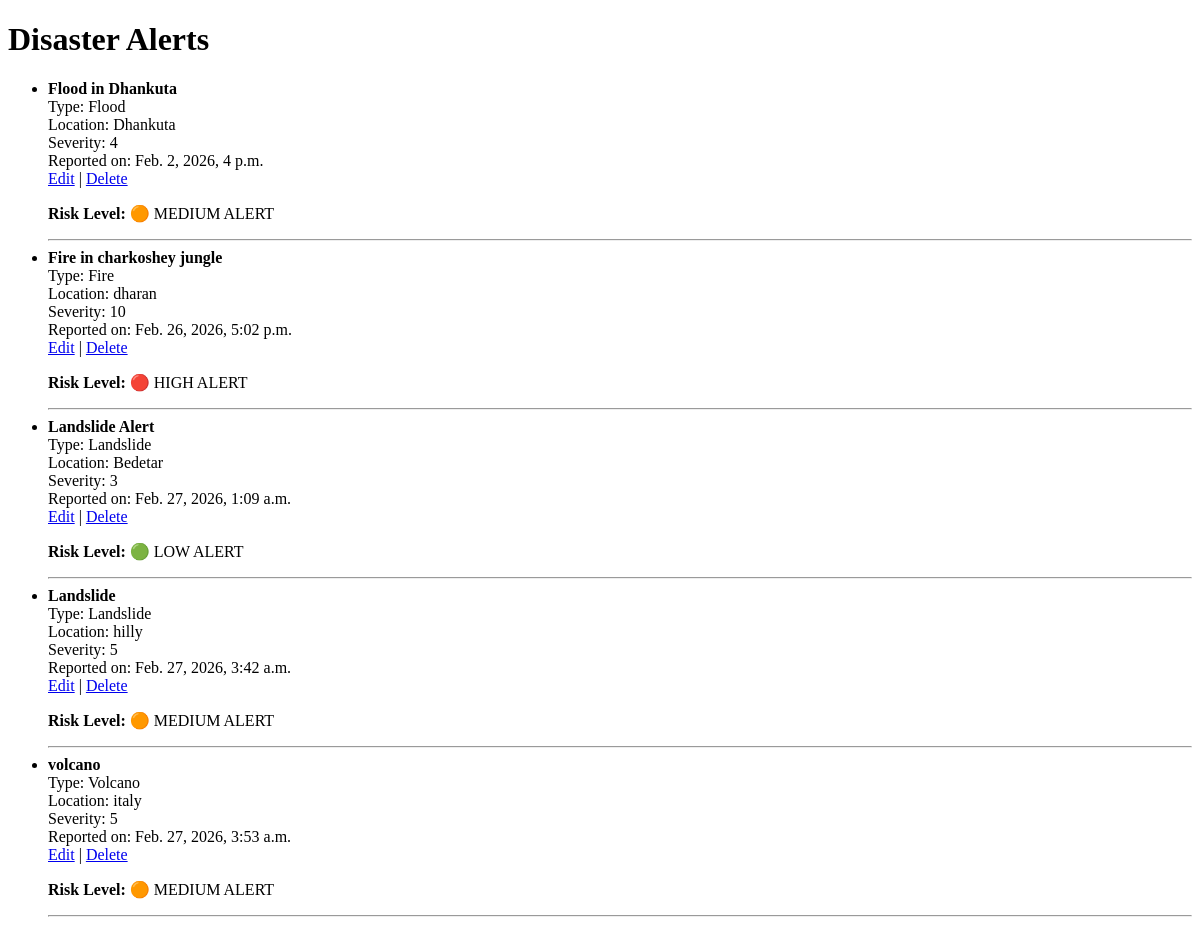
/disasters/, run on an earlier commit of the app's database.
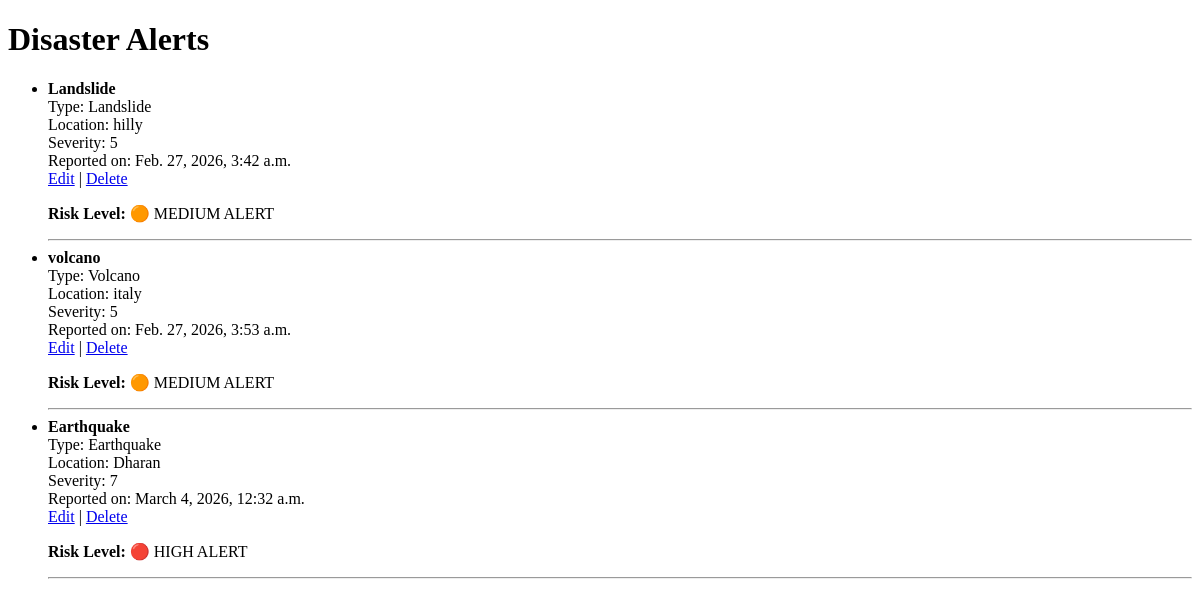
And on a later commit of the database.
### core/models.py (models this page shows, shortened)
class Disaster(models.Model):
    title = models.CharField(max_length=200)
    disaster_type = models.CharField(max_length=50, choices=DISASTER_TYPES)
    location = models.CharField(max_length=200)
    severity_level = models.IntegerField()
    description = models.TextField()
    date_reported = models.DateTimeField(auto_now_add=True)
    valid_until = models.DateField(
        null=True,
        blank=True,
        help_text="Date until which this disaster and its alerts are considered active.",
    )
    def risk_level(self):
        if self.severity_level <= 3:
            return "LOW"
        elif self.severity_level <= 6:
            return "MEDIUM"
        else:
            return "HIGH"

### core/views.py (the view)
# urls.py: path("disasters/", views.disaster_list, name="disaster_list"),
def disaster_list(request):
    disasters = Disaster.objects.all()
    return render(request, 'core/disaster_list.html', {'disasters': disasters})

### core/templates/core/disaster_list.html (shortened to what this page needs)
<!DOCTYPE html>
<html>
<head>
</head>
<body>
    <h1>Disaster Alerts</h1>
    {% if disasters %}
        <ul>
            {% for disaster in disasters %}
                <li>
                    <strong>{{ disaster.title }}</strong><br>
                    Type: {{ disaster.disaster_type }}<br>
                    Location: {{ disaster.location }}<br>
                    Severity: {{ disaster.severity_level }}<br>
                    Reported on: {{ disaster.date_reported }}<br>
                    <a href="{% url 'edit_disaster' disaster.id %}">Edit</a> |
                    <a href="{% url 'delete_disaster' disaster.id %}">Delete</a>
                    <p><strong>Risk Level:</strong>
    {% if disaster.risk_level == "HIGH" %}
        🔴 HIGH ALERT
    {% elif disaster.risk_level == "MEDIUM" %}
        🟠 MEDIUM ALERT
    {% else %}
        🟢 LOW ALERT
    {% endif %}
</p>
                    <hr>
                </li>
            {% endfor %}
        </ul>
    {% else %}
        <p>No disasters reported yet.</p>
    {% endif %}
</body>
</html>

What changed in the data, as far as the page shows it:
removed Disaster: title "Flood in Dhankuta", disaster_type "Flood", location "Dhankuta", severity_level "4", date_reported "Feb. 2, 2026, 4 p.m.", shows "🟠 MEDIUM ALERT"
removed Disaster: title "Fire in charkoshey jungle", disaster_type "Fire", location "dharan", severity_level "10", date_reported "Feb. 26, 2026, 5:02 p.m.", shows "🔴 HIGH ALERT"
removed Disaster: title "Landslide Alert", disaster_type "Landslide", location "Bedetar", severity_level "3", date_reported "Feb. 27, 2026, 1:09 a.m.", shows "🟢 LOW ALERT"
added Disaster: title "Earthquake", disaster_type "Earthquake", location "Dharan", severity_level "7", date_reported "March 4, 2026, 12:32 a.m.", shows "🔴 HIGH ALERT"
